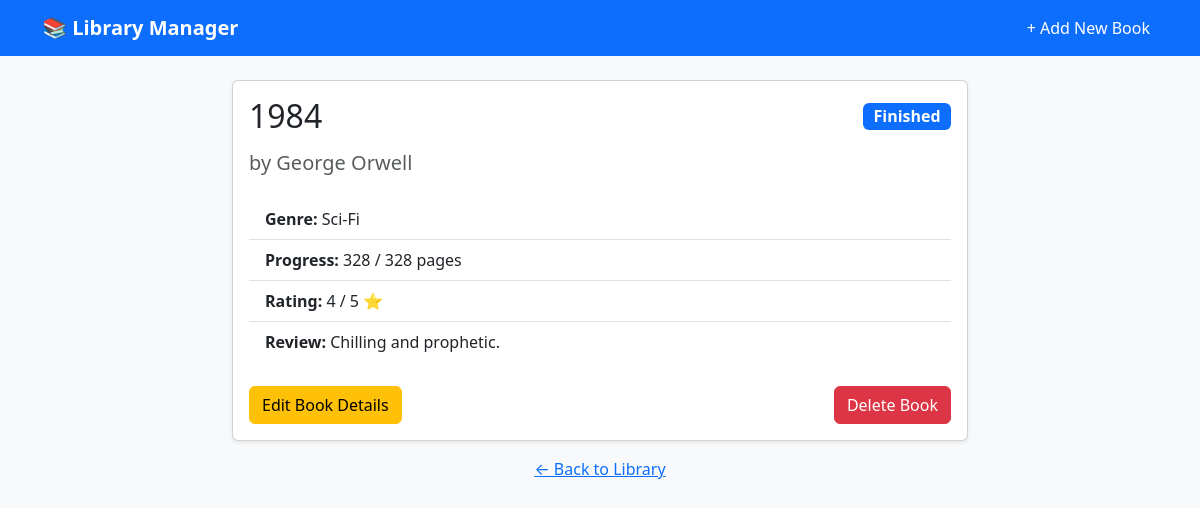
/2, run on the app's committed database.
### tables this page shows
CREATE TABLE books (
            id INTEGER PRIMARY KEY AUTOINCREMENT,
            title TEXT NOT NULL,
            author TEXT NOT NULL,
            genre TEXT,
            pages INTEGER NOT NULL,
            current_page INTEGER DEFAULT 0,
            status TEXT NOT NULL DEFAULT 'Want to Read',
            rating INTEGER,
            review TEXT
        );

### app.py (the view)
@app.route('/<int:book_id>')
def view_book(book_id):
    conn = get_db_connection()
    book = conn.execute('SELECT * FROM books WHERE id = ?', (book_id,)).fetchone()
    conn.close()
    if book is None:
        flash('Book not found.', 'danger')
        return redirect(url_for('index'))
    return render_template('view.html', book=book)

### database.py (called while the page is built)
def get_db_connection():
    conn = sqlite3.connect(DATABASE_NAME)
    conn.row_factory = sqlite3.Row
    return conn

### templates/view.html
{% extends 'base.html' %}
{% block content %}
<div class="row justify-content-center">
    <div class="col-md-8">
        <div class="card shadow-sm">
            <div class="card-body">
                <div class="d-flex justify-content-between align-items-center mb-3">
                    <h2 class="card-title mb-0">{{ book['title'] }}</h2>
                    <span class="badge bg-primary fs-6">{{ book['status'] }}</span>
                </div>
                <h5 class="text-muted mb-4">by {{ book['author'] }}</h5>
                <ul class="list-group list-group-flush mb-4">
                    <li class="list-group-item"><strong>Genre:</strong> {{ book['genre'] or 'N/A' }}</li>
                    <li class="list-group-item"><strong>Progress:</strong> {{ book['current_page'] }} / {{ book['pages'] }} pages</li>
                    {% if book['status'] == 'Finished' %}
                    <li class="list-group-item"><strong>Rating:</strong> {{ book['rating'] or 'Unrated' }} / 5 ⭐</li>
                    <li class="list-group-item"><strong>Review:</strong> {{ book['review'] or 'None' }}</li>
                    {% endif %}
                </ul>
                <div class="d-flex justify-content-between">
                    <a href="{{ url_for('edit_book', book_id=book['id']) }}" class="btn btn-warning">Edit Book Details</a>
                    <form action="{{ url_for('delete_book', book_id=book['id']) }}" method="POST" onsubmit="return confirm('Are you sure you want to delete this book? This cannot be undone.');">
                        <button type="submit" class="btn btn-danger">Delete Book</button>
                    </form>
                </div>
            </div>
        </div>
        <div class="mt-3 text-center">
            <a href="{{ url_for('index') }}">← Back to Library</a>
        </div>
    </div>
</div>
{% endblock %}

### templates/base.html (style rules this page uses)
body { background-color: #f8f9fa; }

### data on the page
books: title "1984", status "Finished", author "George Orwell", genre "Sci-Fi", current_page "328", pages "328", rating "4", review "Chilling and prophetic."
